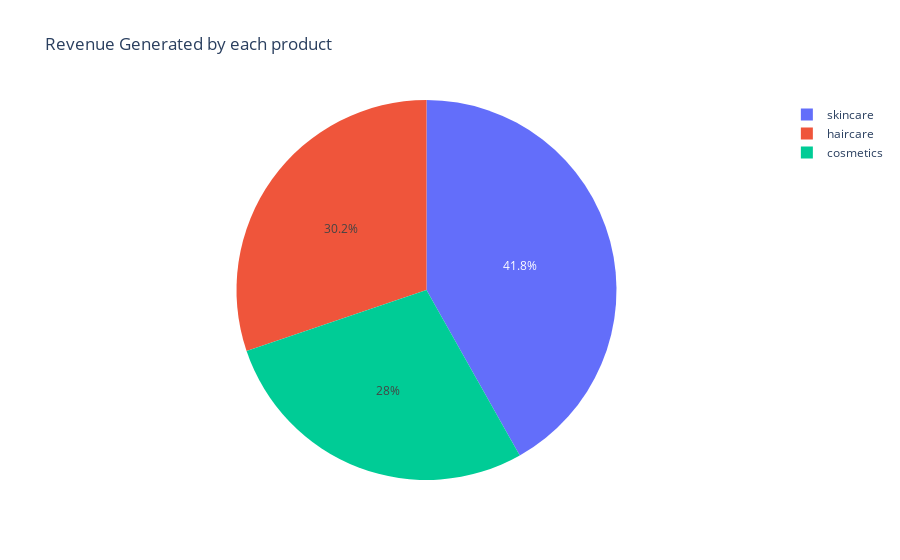

The cell this chart's notebook holds for it:
### Markdown cell above
**Revenue Generated by each product**

### Code cell
revenue_group=df.groupby("Product type")["Revenue generated"].sum().reset_index()
revenue=px.pie(revenue_group,values="Revenue generated",names="Product type",title='Revenue Generated by each product')
revenue.show()

### Figure 1 — Plotly figure (JSON) as saved in the notebook; plotly's stock layout.template omitted (floating-point values rounded to 4 significant figures)
{"data": [{"domain": {"x": [0, 1], "y": [0, 1]}, "hovertemplate": "Product type=%{label}<br>Revenue generated=%{value}<extra></extra>", "labels": ["cosmetics", "haircare", "skincare"], "legendgroup": "", "name": "", "showlegend": true, "type": "pie", "values": [161500.0, 174500.0, 241600.0]}], "layout": {"autosize": true, "legend": {"tracegroupgap": 0}, "title": {"text": "Revenue Generated by each product"}}}
